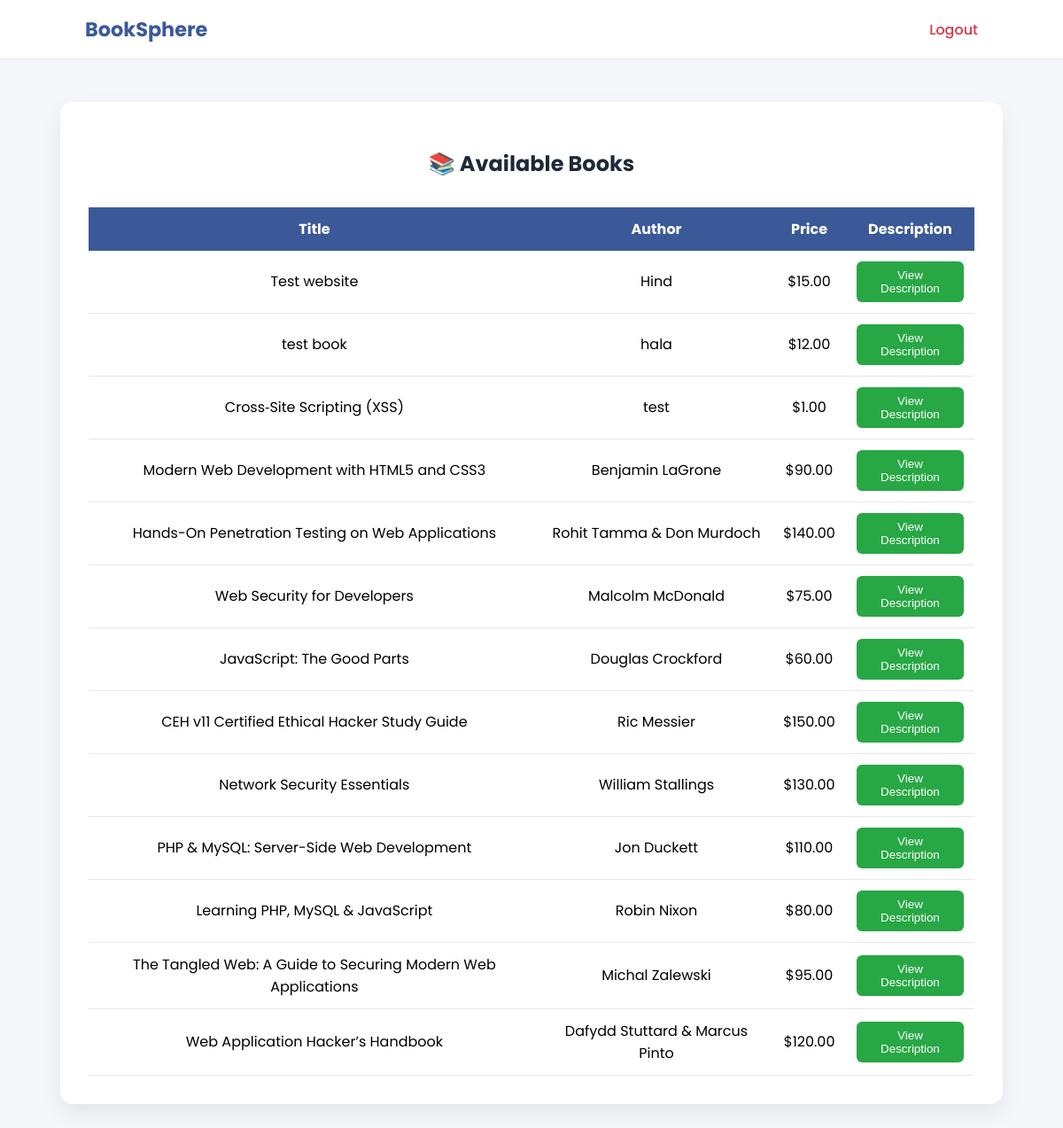
Page /view_books.php (signed in) on the committed database.
### tables this page shows
CREATE TABLE `books` (
  `id` int UNSIGNED NOT NULL,
  `title` varchar(200) NOT NULL,
  `author` varchar(150) NOT NULL,
  `price` decimal(10,2) NOT NULL,
  `description` text,
  `created_at` datetime NOT NULL DEFAULT CURRENT_TIMESTAMP
);

### view_books.php (the view, shortened to what this page needs)
<?php
require "connection.php";
$stmt = $conn->prepare("SELECT id, title, author, price, description FROM books ORDER BY id DESC");
$stmt->execute();
$result = $stmt->get_result();
?>
<!DOCTYPE html>
<html lang="en">
<head>
</head>
<body>
<header>
    <div class="logo">Book<span>Sphere</span></div>
    <nav>
        <a href="logout.php" style="color:#dc3545;">Logout</a>
    </nav>
</header>
<div class="container">
    <h2>📚 Available Books</h2>
    <table>
        <tr>
            <th>Title</th>
            <th>Author</th>
            <th>Price</th>
            <th>Description</th>
        </tr>
        <?php while ($row = $result->fetch_assoc()): ?>
            <tr>
                <td><?= htmlspecialchars($row['title']) ?></td>
                <td><?= htmlspecialchars($row['author']) ?></td>
                <td>$<?= htmlspecialchars($row['price']) ?></td>
                <td>
                    <button class="desc-btn"
                        onclick="showDescription(this.dataset.desc)"
                        data-desc="<?= htmlspecialchars($row['description'], ENT_QUOTES) ?>">
                        View Description
                    </button>
                </td>
            </tr>
        <?php endwhile; ?>
    </table>
</div>
</body>
</html>

### view_books.php (style rules this page uses)
body { margin: 0; padding: 0; font-family: 'Poppins', sans-serif; background: #f5f7fa; }
header { background: #ffffff; padding: 1rem 8%; display: flex; justify-content: space-between; align-items: center; border-bottom: 1px solid #e5e7eb; }
.logo { font-weight: 700; font-size: 1.4rem; color: #3b5998; }
nav a { margin-left: 1.5rem; text-decoration: none; color: #6b7280; font-weight: 500; }
.container { max-width: 1000px; margin: 3rem auto; background: white; padding: 2rem; border-radius: 14px; box-shadow: 0 10px 25px rgba(0,0,0,0.08); }
h2 { text-align: center; color: #1f2937; margin-bottom: 2rem; }
table { width: 100%; border-collapse: collapse; }
th { background: #3b5998; color: white; padding: 12px; }
td { padding: 12px; border-bottom: 1px solid #e5e7eb; text-align: center; }
.desc-btn { padding: 8px 12px; background: #28a745; color: white; border: none; border-radius: 6px; cursor: pointer; transition: 0.3s; }

### rows in the picture
books: title "Test website", author "Hind", price "15.00"
books: title "test book", author "hala", price "12.00"
books: title "Cross‑Site Scripting (XSS)", author "test", price "1.00"
books: title "Modern Web Development with HTML5 and CSS3", author "Benjamin LaGrone", price "90.00"
books: title "Hands-On Penetration Testing on Web Applications", author "Rohit Tamma & Don Murdoch", price "140.00"
books: title "Web Security for Developers", author "Malcolm McDonald", price "75.00"
books: title "JavaScript: The Good Parts", author "Douglas Crockford", price "60.00"
books: title "CEH v11 Certified Ethical Hacker Study Guide", author "Ric Messier", price "150.00"
books: title "Network Security Essentials", author "William Stallings", price "130.00"
books: title "PHP & MySQL: Server-Side Web Development", author "Jon Duckett", price "110.00"
books: title "Learning PHP, MySQL & JavaScript", author "Robin Nixon", price "80.00"
books: title "The Tangled Web: A Guide to Securing Modern Web Applications", author "Michal Zalewski", price "95.00"
books: title "Web Application Hacker’s Handbook", author "Dafydd Stuttard & Marcus Pinto", price "120.00"
